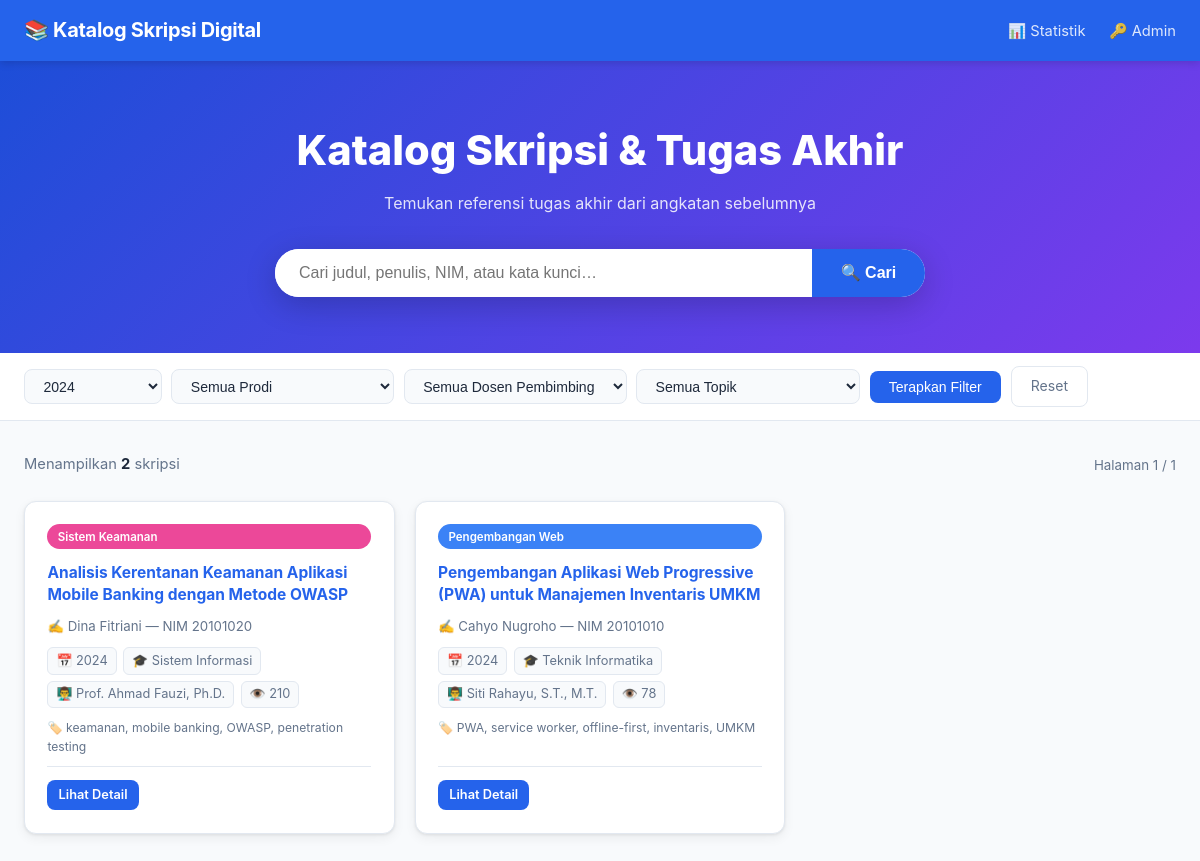
The page /index.php?tahun=2024 on the database its author committed.
### tables this page shows
CREATE TABLE IF NOT EXISTS skripsi (
  id                INT UNSIGNED AUTO_INCREMENT PRIMARY KEY,
  nim               VARCHAR(20)  NOT NULL UNIQUE   COMMENT 'NIM unik—cegah duplikasi (Risiko 2)',
  nama_penulis      VARCHAR(150) NOT NULL,
  judul             VARCHAR(500) NOT NULL,
  judul_hash        CHAR(64) GENERATED ALWAYS AS (SHA2(LOWER(TRIM(judul)), 256)) STORED
                    COMMENT 'Hash untuk deteksi duplikasi judul (Risiko 2)',
  abstrak           TEXT,
  kata_kunci        VARCHAR(500) COMMENT 'Dipisah koma, di-index (Risiko 3)',
  tahun_lulus       YEAR        NOT NULL,
  program_studi_id  INT UNSIGNED NOT NULL,
  kategori_id       INT UNSIGNED,
  dosen_pembimbing1_id INT UNSIGNED,
  dosen_pembimbing2_id INT UNSIGNED,
  file_pdf          VARCHAR(255) COMMENT 'Path relatif file PDF',
  ukuran_file_kb    INT UNSIGNED COMMENT 'KB — maks 10240 (10MB) (Risiko 1)',
  status            ENUM('aktif','arsip','dihapus') DEFAULT 'aktif',
  view_count        INT UNSIGNED DEFAULT 0,
  created_at        TIMESTAMP DEFAULT CURRENT_TIMESTAMP,
  updated_at        TIMESTAMP DEFAULT CURRENT_TIMESTAMP ON UPDATE CURRENT_TIMESTAMP,

  CONSTRAINT fk_skripsi_prodi
    FOREIGN KEY (program_studi_id) REFERENCES program_studi(id) ON DELETE RESTRICT,
  CONSTRAINT fk_skripsi_kategori
    FOREIGN KEY (kategori_id) REFERENCES kategori(id) ON DELETE SET NULL,
  CONSTRAINT fk_skripsi_dosen1
    FOREIGN KEY (dosen_pembimbing1_id) REFERENCES dosen(id) ON DELETE SET NULL,
  CONSTRAINT fk_skripsi_dosen2
    FOREIGN KEY (dosen_pembimbing2_id) REFERENCES dosen(id) ON DELETE SET NULL
);

CREATE TABLE IF NOT EXISTS kategori (
  id          INT UNSIGNED AUTO_INCREMENT PRIMARY KEY,
  nama        VARCHAR(100) NOT NULL,
  slug        VARCHAR(120) NOT NULL UNIQUE,
  deskripsi   TEXT,
  warna_hex   VARCHAR(7) DEFAULT '#3B82F6' COMMENT 'Warna badge kategori',
  created_at  TIMESTAMP DEFAULT CURRENT_TIMESTAMP,
  updated_at  TIMESTAMP DEFAULT CURRENT_TIMESTAMP ON UPDATE CURRENT_TIMESTAMP
);

CREATE TABLE IF NOT EXISTS program_studi (
  id        INT UNSIGNED AUTO_INCREMENT PRIMARY KEY,
  kode      VARCHAR(20)  NOT NULL UNIQUE,
  nama      VARCHAR(100) NOT NULL,
  fakultas  VARCHAR(100),
  created_at TIMESTAMP DEFAULT CURRENT_TIMESTAMP
);

CREATE TABLE IF NOT EXISTS dosen (
  id          INT UNSIGNED AUTO_INCREMENT PRIMARY KEY,
  nip         VARCHAR(30) UNIQUE,
  nama        VARCHAR(150) NOT NULL,
  email       VARCHAR(100),
  created_at  TIMESTAMP DEFAULT CURRENT_TIMESTAMP
);

### includes/functions.php (called while the page is built, shortened)
<?php
require_once __DIR__ . '/../config/database.php';
function e(string $s): string {
    return htmlspecialchars($s, ENT_QUOTES | ENT_SUBSTITUTE, 'UTF-8');
}
function sanitizeStr(?string $s): string {
    return trim(strip_tags($s ?? ''));
}
function searchSkripsi(array $params): array {
    $db         = getDB();
    $keyword    = sanitizeStr($params['q'] ?? '');
    $tahun      = (int)($params['tahun']    ?? 0);
    $prodiId    = (int)($params['prodi']    ?? 0);
    $dosenId    = (int)($params['dosen']    ?? 0);
    $kategoriId = (int)($params['kategori'] ?? 0);
    $page       = max(1, (int)($params['page'] ?? 1));
    $offset     = ($page - 1) * ITEMS_PER_PAGE;
    $where  = ["s.status = 'aktif'"];
    $binds  = [];
    if ($tahun > 0)      { $where[] = "s.tahun_lulus = ?";              $binds[] = $tahun; }
    $whereClause = 'WHERE ' . implode(' AND ', $where);
    $countSql = "SELECT COUNT(*) FROM skripsi s $whereClause";
    $countStmt = $db->prepare($countSql);
    $countStmt->execute($binds);
    $total = (int)$countStmt->fetchColumn();
    $sql = "SELECT s.id, s.nim, s.nama_penulis, s.judul, s.tahun_lulus, s.kata_kunci,
                   s.file_pdf, s.view_count,
                   p.nama AS prodi,
                   k.nama AS kategori, k.warna_hex,
                   d1.nama AS pembimbing1, d2.nama AS pembimbing2
            FROM skripsi s
            LEFT JOIN program_studi p ON p.id = s.program_studi_id
            LEFT JOIN kategori      k ON k.id = s.kategori_id
            LEFT JOIN dosen        d1 ON d1.id = s.dosen_pembimbing1_id
            LEFT JOIN dosen        d2 ON d2.id = s.dosen_pembimbing2_id
            $whereClause
            ORDER BY s.tahun_lulus DESC, s.view_count DESC
            LIMIT " . ITEMS_PER_PAGE . " OFFSET $offset";
    $stmt = $db->prepare($sql);
    $stmt->execute($binds);
    return [
        'data'        => $stmt->fetchAll(),
        'total'       => $total,
        'page'        => $page,
        'total_pages' => (int)ceil($total / ITEMS_PER_PAGE),
    ];
}
function getTahunList(): array {
    return getDB()->query(
        "SELECT DISTINCT tahun_lulus FROM skripsi WHERE status='aktif' ORDER BY tahun_lulus DESC"
    )->fetchAll(PDO::FETCH_COLUMN);
}

### config/database.php (called while the page is built, shortened)
<?php
function getDB(): PDO {
    static $pdo = null;
    if ($pdo === null) {
        $dsn = "mysql:host=" . DB_HOST . ";dbname=" . DB_NAME . ";charset=" . DB_CHARSET;
        $options = [
            PDO::ATTR_ERRMODE            => PDO::ERRMODE_EXCEPTION,
            PDO::ATTR_DEFAULT_FETCH_MODE => PDO::FETCH_ASSOC,
            PDO::ATTR_EMULATE_PREPARES   => false,
        ];
        try {
            $pdo = new PDO($dsn, DB_USER, DB_PASS, $options);
        } catch (PDOException $e) {
            http_response_code(500);
            die(json_encode(['error' => 'Koneksi database gagal: ' . $e->getMessage()]));
        }
    }
    return $pdo;
}

### index.php (the view, shortened to what this page needs)
<?php
require_once __DIR__ . '/includes/functions.php';
$params = [
    'q'       => sanitizeStr($_GET['q'] ?? ''),
    'tahun'   => (int)($_GET['tahun']   ?? 0),
    'prodi'   => (int)($_GET['prodi']   ?? 0),
    'dosen'   => (int)($_GET['dosen']   ?? 0),
    'kategori'=> (int)($_GET['kategori']?? 0),
    'page'    => max(1, (int)($_GET['page'] ?? 1)),
];
$result   = searchSkripsi($params);
$tahunList= getTahunList();
?>
<!DOCTYPE html>
<html lang="id">
<head>
<link rel="stylesheet" href="assets/css/style.css">
</head>
<body>
<nav class="navbar">
  <a class="navbar-brand" href="index.php">📚 <?= APP_NAME ?></a>
  <div class="nav-links">
    <a href="statistik.php">📊 Statistik</a>
    <a href="admin/login.php">🔑 Admin</a>
  </div>
</nav>
<section class="hero">
  <h1>Katalog Skripsi &amp; Tugas Akhir</h1>
  <p>Temukan referensi tugas akhir dari angkatan sebelumnya</p>
  <form method="GET" action="index.php">
    <div class="search-box">
      <input type="text" name="q" placeholder="Cari judul, penulis, NIM, atau kata kunci…"
             value="<?= e($params['q']) ?>" autocomplete="off">
      <button type="submit">🔍 Cari</button>
    </div>
  </form>
</section>
<div class="filter-bar">
  <form method="GET" action="index.php" style="display:flex;flex-wrap:wrap;gap:.6rem;align-items:center;width:100%">
    <select name="tahun">
      <?php foreach ($tahunList as $t): ?>
      <option value="<?= $t ?>" <?= $params['tahun'] == $t ? 'selected' : '' ?>><?= $t ?></option>
      <?php endforeach ?>
    </select>
    <select name="prodi">
      <option value="0">Semua Prodi</option>
    </select>
    <select name="dosen">
      <option value="0">Semua Dosen Pembimbing</option>
    </select>
    <select name="kategori">
      <option value="0">Semua Topik</option>
    </select>
    <button type="submit" class="btn-filter">Terapkan Filter</button>
    <a href="index.php" class="btn-filter btn-reset">Reset</a>
  </form>
</div>
<div class="main-content">
  <div class="results-header">
    <p class="results-count">
      Menampilkan <strong><?= number_format($result['total']) ?></strong> skripsi
    </p>
    <small style="color:var(--text-muted)">Halaman <?= $result['page'] ?> / <?= max(1,$result['total_pages']) ?></small>
  </div>
  <?php if (empty($result['data'])): ?>
  <div class="empty-state">
    <div class="icon">🔍</div>
    <h3>Tidak ada hasil ditemukan</h3>
    <p>Coba kata kunci lain atau hapus beberapa filter.</p>
  </div>
  <?php else: ?>
  <div class="skripsi-grid">
    <?php foreach ($result['data'] as $s): ?>
    <div class="card">
      <?php if ($s['kategori']): ?>
      <span class="card-badge" style="background:<?= e($s['warna_hex']) ?>"><?= e($s['kategori']) ?></span>
      <?php endif ?>
      <div class="card-title">
        <a href="detail.php?id=<?= $s['id'] ?>"><?= e($s['judul']) ?></a>
      </div>
      <div class="card-author">✍️ <?= e($s['nama_penulis']) ?> &mdash; NIM <?= e($s['nim']) ?></div>
      <div class="card-meta">
        <span>📅 <?= $s['tahun_lulus'] ?></span>
        <span>🎓 <?= e($s['prodi']) ?></span>
        <?php if ($s['pembimbing1']): ?>
        <span>👨‍🏫 <?= e($s['pembimbing1']) ?></span>
        <?php endif ?>
        <span>👁️ <?= number_format($s['view_count']) ?></span>
      </div>
      <?php if ($s['kata_kunci']): ?>
      <div style="font-size:.76rem;color:var(--text-muted)">🏷️ <?= e($s['kata_kunci']) ?></div>
      <?php endif ?>
      <div class="card-footer">
        <a href="detail.php?id=<?= $s['id'] ?>" class="btn btn-primary btn-sm">Lihat Detail</a>
      </div>
    </div>
    <?php endforeach ?>
  </div>
  <?php endif ?>
</div>
</body>
</html>

### assets/css/style.css (style rules this page uses)
:root { --primary: #2563EB; --primary-dark: #1D4ED8; --secondary: #64748B; --success: #10B981; --danger: #EF4444; --bg: #F8FAFC; --card-bg: #FFFFFF; --border: #E2E8F0; --text: #1E293B; --text-muted: #64748B; --radius: 12px; --shadow: 0 1px 3px rgba(0,0,0,.08), 0 4px 12px rgba(0,0,0,.06); }
*, *::before, *::after { box-sizing: border-box; margin: 0; padding: 0; }
html { scroll-behavior: smooth; }
body { font-family: 'Inter', system-ui, sans-serif; background: var(--bg); color: var(--text); line-height: 1.6; }
a { color: var(--primary); text-decoration: none; }
.navbar { background: var(--primary); padding: .9rem 1.5rem; display: flex; align-items: center; justify-content: space-between; position: sticky; top: 0; z-index: 100; box-shadow: 0 2px 8px rgba(0,0,0,.15); }
.navbar-brand { color: #fff; font-size: 1.25rem; font-weight: 700; letter-spacing: -.3px; }
.nav-links a { color: rgba(255,255,255,.85); margin-left: 1.2rem; font-size: .92rem; transition: color .2s; }
.hero { background: linear-gradient(135deg, #1D4ED8 0%, #7C3AED 100%); padding: 3.5rem 1.5rem; text-align: center; color: #fff; }
.hero h1 { font-size: clamp(1.6rem, 4vw, 2.6rem); font-weight: 800; margin-bottom: .5rem; }
.hero p { opacity: .85; margin-bottom: 2rem; font-size: 1rem; }
.search-box { display: flex; max-width: 650px; margin: 0 auto; background: #fff; border-radius: 50px; overflow: hidden; box-shadow: 0 8px 32px rgba(0,0,0,.2); }
.search-box input { flex: 1; border: none; outline: none; padding: .9rem 1.5rem; font-size: 1rem; color: var(--text); }
.search-box button { background: var(--primary); color: #fff; border: none; padding: .9rem 1.8rem; font-size: 1rem; font-weight: 600; cursor: pointer; transition: background .2s; }
.filter-bar { background: var(--card-bg); border-bottom: 1px solid var(--border); padding: .85rem 1.5rem; display: flex; flex-wrap: wrap; gap: .6rem; align-items: center; }
.filter-bar select, .filter-bar input[type=text] { border: 1px solid var(--border); border-radius: 8px; padding: .45rem .9rem; font-size: .88rem; background: var(--bg); color: var(--text); outline: none; cursor: pointer; transition: border-color .2s; }
.btn-filter { background: var(--primary); color: #fff; border: none; border-radius: 8px; padding: .5rem 1.2rem; font-size: .88rem; cursor: pointer; transition: background .2s; }
.btn-reset { background: transparent; color: var(--secondary); border: 1px solid var(--border); }
.main-content { padding: 2rem 1.5rem; max-width: 1200px; margin: 0 auto; }
.results-header { display: flex; align-items: center; justify-content: space-between; margin-bottom: 1.5rem; }
.results-count { font-size: .92rem; color: var(--text-muted); }
.results-count strong { color: var(--text); }
.skripsi-grid { display: grid; grid-template-columns: repeat(auto-fill, minmax(320px, 1fr)); gap: 1.25rem; }
.card { background: var(--card-bg); border: 1px solid var(--border); border-radius: var(--radius); padding: 1.4rem; box-shadow: var(--shadow); transition: transform .2s, box-shadow .2s; display: flex; flex-direction: column; gap: .6rem; }
.card-badge { display: inline-block; font-size: .72rem; font-weight: 600; padding: .2rem .65rem; border-radius: 50px; color: #fff; margin-bottom: .2rem; }
.card-title { font-size: .97rem; font-weight: 700; line-height: 1.45; color: var(--text); display: -webkit-box; -webkit-line-clamp: 2; -webkit-box-orient: vertical; overflow: hidden; }
.card-author { font-size: .83rem; color: var(--text-muted); }
.card-meta { font-size: .8rem; color: var(--text-muted); display: flex; flex-wrap: wrap; gap: .4rem; }
.card-meta span { background: var(--bg); border: 1px solid var(--border); border-radius: 6px; padding: .15rem .5rem; }
.card-footer { margin-top: auto; padding-top: .8rem; border-top: 1px solid var(--border); display: flex; gap: .5rem; }
.btn { display: inline-flex; align-items: center; gap: .3rem; padding: .4rem .9rem; border-radius: 8px; font-size: .82rem; font-weight: 600; cursor: pointer; border: none; transition: all .2s; text-decoration: none; }
.btn-primary { background: var(--primary); color: #fff; }
.btn-sm { padding: .3rem .7rem; font-size: .8rem; }

### rows shown on the page
skripsi: kategori.nama "Sistem Keamanan", judul "Analisis Kerentanan Keamanan Aplikasi Mobile Banking dengan Metode OWASP", nama_penulis "Dina Fitriani", nim "20101020", tahun_lulus "2024", program_studi.nama "Sistem Informasi", dosen_pembimbing1.nama "Prof. Ahmad Fauzi, Ph.D.", view_count "210", kata_kunci "keamanan, mobile banking, OWASP, penetration testing"
skripsi: kategori.nama "Pengembangan Web", judul "Pengembangan Aplikasi Web Progressive (PWA) untuk Manajemen Inventaris UMKM", nama_penulis "Cahyo Nugroho", nim "20101010", tahun_lulus "2024", program_studi.nama "Teknik Informatika", dosen_pembimbing1.nama "Siti Rahayu, S.T., M.T.", view_count "78", kata_kunci "PWA, service worker, offline-first, inventaris, UMKM"

### other values the page prints
APP_NAME "Katalog Skripsi Digital"
$result['total'] "2"
$result['page'] "1"
max(1,$result['total_pages']) "1"
form field tahun "2024"
